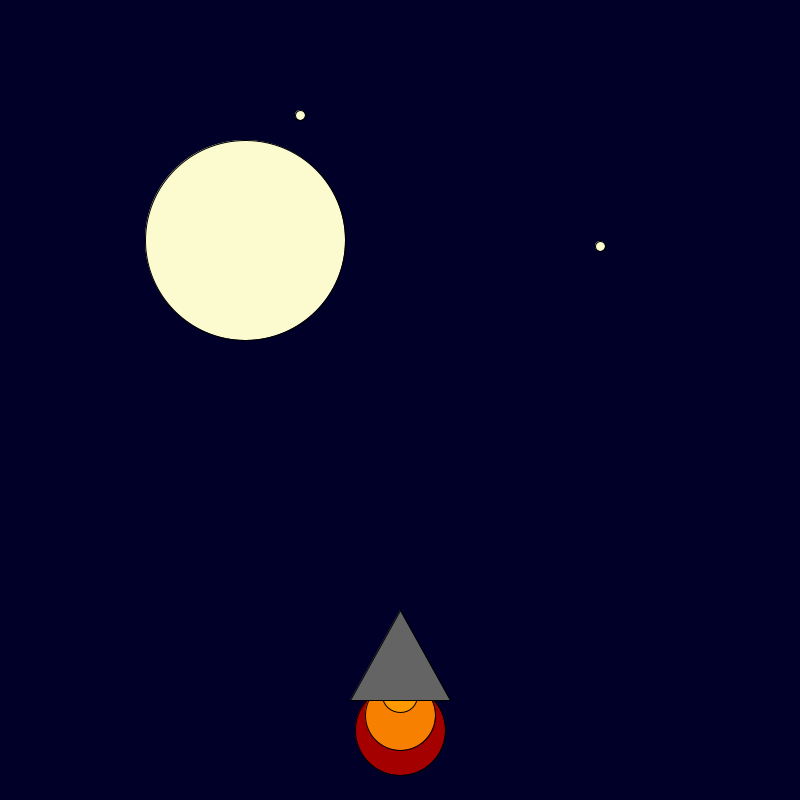
Frame 1 (no input)
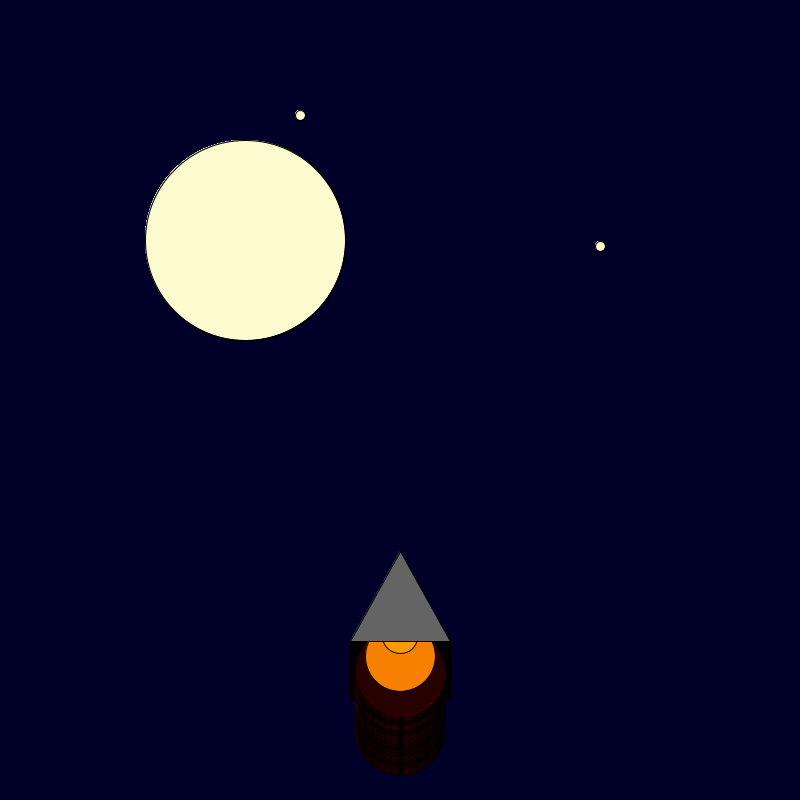
Frame 60 (the mouse pressed at the canvas centre just before this capture)
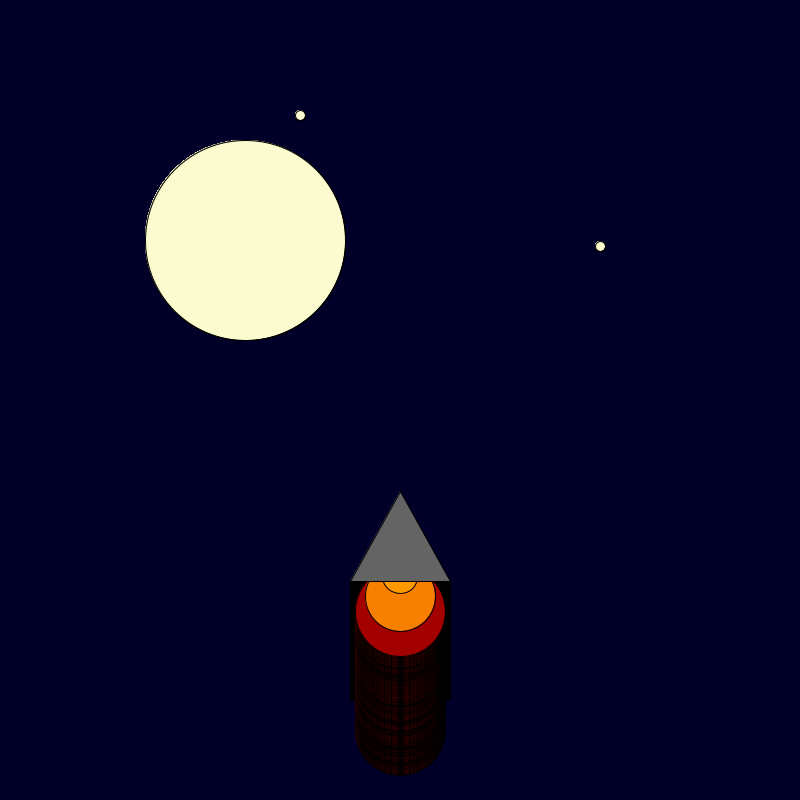
Frame 120 (the mouse held since frame 60 and released just before this capture)

The Processing sketch that drew these frames (run headless with seeded random() and noise(); from frame 60 on, the mouse is pressed at the canvas centre):

// Processing sketch: rocket_ship
// ── rocket_ship.pde
int x = 400; 
int y = 600; 

void setup() {

    background(0, 0, 40); size(800, 800);

}

void draw() {

    fill(random(255), 0, 0);
    ellipse(x, y + 130, 90, 90);
    fill(248, 128, 0);
    ellipse(x, y + 115, 70, 70);
    fill(255, 153, 0);
    ellipse(x,y + 95, 35, 35);
    fill(100, 100, 100);
    triangle(x, y + 10, x + 50, y + 100, x - 50, y + 100);
y=y-1;

 fill(#FCFBCF);
 ellipse(245, 240, 200, 200);

fill(#FCFBCF);
 ellipse(600, 246, 10, 10);

fill(#FCFBCF);
 ellipse(300, 115, 10, 10);



}
